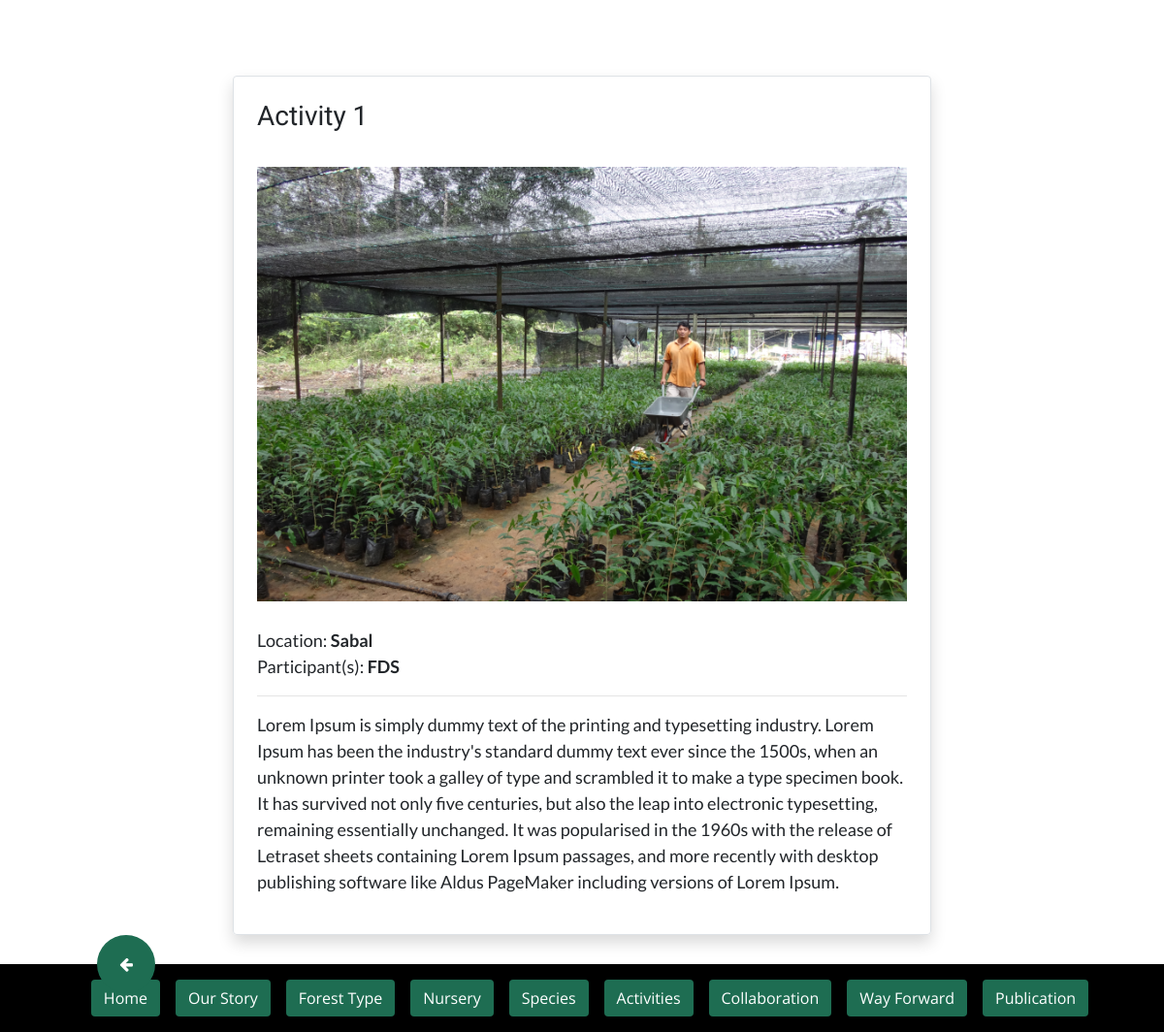
Before: /activity/activity_detail/1 with the older database file.
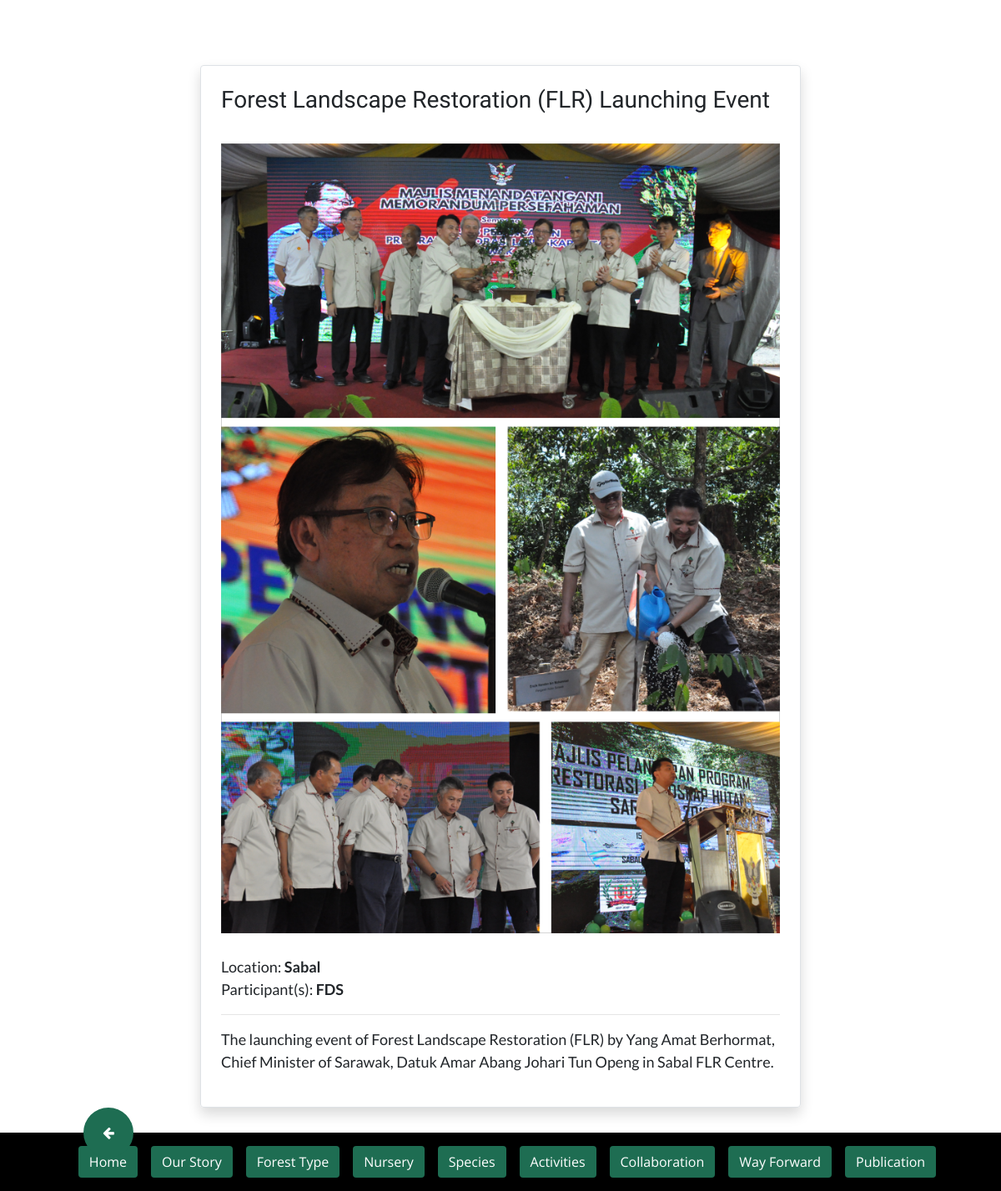
After: the same page with the newer database file.
### activity/models.py (models this page shows, shortened)
class Activity(models.Model):
	date_created = models.DateTimeField(auto_now_add=True)
	date_held = models.CharField(max_length=100)
	year = models.CharField(max_length=10, choices=YEAR_CHOICES, default="2021")
	activity_type = models.CharField(max_length=50, choices=ACTIVITY_CHOICES, default='PLANTING')
	name = models.CharField(max_length=200)
	location = models.CharField(max_length=100)
	participant = models.CharField(max_length=200)
	description = models.TextField()
	activity_img = models.ImageField('Activity image', null=True, blank=True, upload_to='activity_img/')
	class Meta:
		ordering = ['-date_created']

### activity/views.py (the view)
# urls.py: path('activity_detail/<int:pk>', ActivityDetailView.as_view(), name='activity_detail'),
class ActivityDetailView(DetailView):
	model = Activity
	template_name = 'activity/activity_detail.html'

### activity/templates/activity/activity_detail.html
{% extends 'base_en.html' %}
{% block content %}
<br>
<br>
<div class="custom-div fade-in mt-4 border rounded shadow p-4">
	<h3>{{ activity.name }}</h3>
	<br>
	<img class="w-100" src="{{ activity.activity_img.url }}">
	<ul class="list-unstyled">
		<br>
		<li>Location: <strong>{{ activity.location }}</strong></li>
		<li>Participant(s): <strong>{{ activity.participant }}</strong></li>
		<hr>
		<li>{{ activity.description }}</li>
	</ul>
</div>
{% endblock %}

### jrlcd/templates/base_en.html (shortened to what this page needs)
{% load static %}
<!DOCTYPE html>
<html lang="en" dir="ltr">
<head>
	<link rel="stylesheet" href="https://stackpath.bootstrapcdn.com/bootstrap/4.3.1/css/bootstrap.min.css">
	<link rel="stylesheet" href="https://cdnjs.cloudflare.com/ajax/libs/font-awesome/4.7.0/css/font-awesome.min.css">
	<link rel="stylesheet" type="text/css" href="{% static 'css/main.css' %}">
</head>
<body>
	<nav class="navbar fixed-bottom navbar-expand-lg navbar-custom">
		<div class="collapse navbar-collapse" id="navbarNav">
			<ul class="navbar-nav ml-auto mr-auto">
				<br>
				<li class="nav-item">
					<a class="nav-link" href="{% url 'home_en' %}">
						<button class="btn btn-custom shadow">Home</button>
					</a>
				</li>
				<li class="nav-item">
					<a class="nav-link" href="{% url 'about' %}">
						<button class="btn btn-custom shadow">Our Story</button>
					</a>
				</li>
				<li class="nav-item">
					<a class="nav-link" href="{% url 'forest_index' %}">
						<button class="btn btn-custom shadow">Forest Type</button>
					</a>
				</li>
				<li class="nav-item">
					<a class="nav-link" href="{% url 'nursery_index' %}">
						<button class="btn btn-custom shadow">Nursery</button>
					</a>
				</li>
				<li class="nav-item">
					<a class="nav-link" href="{% url 'species_index' %}">
						<button class="btn btn-custom shadow">Species</button>
					</a>
				</li>
				<li class="nav-item">
					<a class="nav-link" href="{% url 'activity_index' %}">
						<button class="btn btn-custom shadow">Activities</button>
					</a>
				</li>
				<li class="nav-item">
					<a class="nav-link" href="{% url 'partnership' %}">
						<button class="btn btn-custom shadow">Collaboration</button>
					</a>
				</li>
				<li class="nav-item">
					<a class="nav-link" href="{% url 'way_forward' %}">
						<button class="btn btn-custom shadow">Way Forward</button>
					</a>
				</li>
				<li class="nav-item">
					<a class="nav-link" href="{% url 'publication_index' %}">
						<button class="btn btn-custom shadow">Publication</button>
					</a>
				</li>
				<li class="nav-item">
					<a href="{{ request.META.HTTP_REFERER }}" class="float">
						<i class="fa fa-arrow-left my-float"></i>
					</a>
				</li>
			</ul>
		</div>
	</nav>
	{% block content %}{% endblock %}
	<div style="height: 100px;">
	</div>
</body>
</html>

### jrlcd/static/css/main.css (style rules this page uses)
@media screen and (min-width: 600px) { .custom-div { margin: auto; width: 60%; } }
body { font-family: 'Lato', sans-serif; font-size: 18px; }
h1, h2, h3, h4, h5, h6 { font-family: 'Cardo', serif; }
li { list-style: none; }
nav li { font-family: 'Open Sans', sans-serif; font-size: 16px; }
nav a { color: #000; }
.navbar-custom { background-color: #000 !important; }
.btn-custom { background-color: #1E6D52; color: #fff; }
.float { position:fixed; width:60px; height:60px; bottom:40px; left:100px; background-color:#1E6D52; color:#FFF; border-radius:50px; text-align:center; }
.my-float { margin-top:22px; }
.fade-in { animation: fadeIn linear 1s; -webkit-animation: fadeIn linear 1s; -moz-animation: fadeIn linear 1s; -o-animation: fadeIn linear 1s; -ms-animation: fadeIn linear 1s; }

Changed rows visible on the page:
changed Activity "Sabal": name "Activity 1" → "Forest Landscape Restoration (FLR) Launching Event"; activity_img: a different picture; description "Lorem Ipsum is simply dummy text of the printing and typesetting industry. Lorem Ipsum has been the industry's standard dummy text ever since the 1500s, when an unknown printer took a galley of type and scrambled it to make a type specimen book. It has survived not only five centuries, but also the leap into electronic typesetting, remaining essentially unchanged. It was popularised in the 1960s with the release of Letraset sheets containing Lorem Ipsum passages, and more recently with desktop publishing software like Aldus PageMaker including versions of Lorem Ipsum." → "The launching event of Forest Landscape Restoration (FLR) by Yang Amat Berhormat, Chief Minister of Sarawak, Datuk Amar Abang Johari Tun Openg in Sabal FLR Centre."
